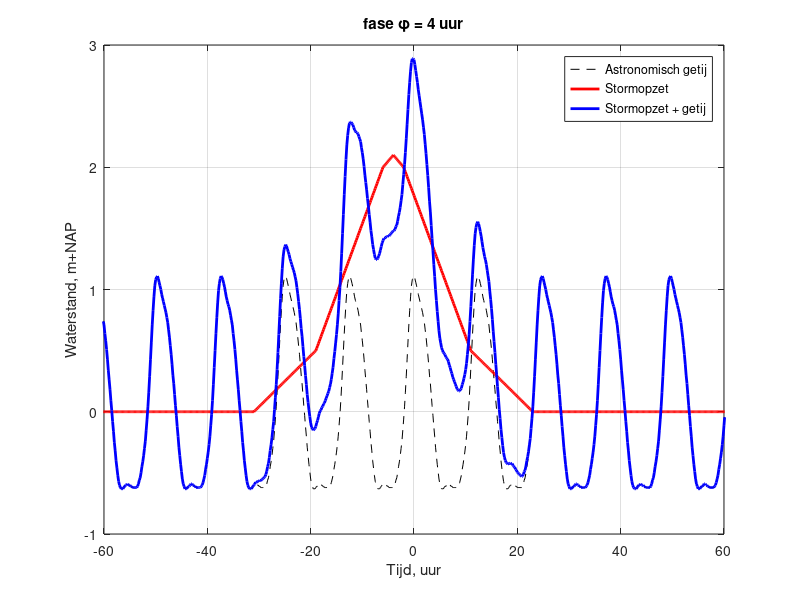

The MATLAB source for this figure:
%==========================================================================
% Script om getijverloop en stormopzet bij elkaar op te tellen.
% Bedoeld om programma van Rolf Waterman te checken.
% 
% Door: Chris Geerse
% Datum: 24 februari 2014.
% Project: PR2803.10
% 
%==========================================================================

clear
close all

addpath 'Hulproutines\' 'Invoer\' 'Uitvoer\' ;

%==========================================================================

% Inlezen tijdreeks getijverloop IJmuiden.
AA       = load('Getij_IJmuiden.txt');
% AA       = load('Getij_Harlingen.txt');
t        = AA(:,1);
ws_getij = AA(:,2);
clear AA

% Parameters voor stormopzetpatroon.
Stormduur   = 30;
fase        = 4;   %getijverloop moet veel eerde beginnen, en later eindigen, dan het feitelijke stormopzetpatroon.
A           = 0.1;    %voor bepalen patroon rond de top
B           = 0.5;    %voor start feitelijke opzet (zonder begin- en eindflank);
% hmax = 4.5728;    %maximum opzetpatroon (voor B = 0.5)
hmax        = 2.1; 

% B    = 0.0;    %voor start feitelijke opzet (zonder begin- en eindflank);
% hmax = 4.5928;    %maximum opzetpatroon

topduur = 4;


% Knikpunten van het opzetpatroon.
Stormopzetpatroon_knikpunten =...
    [min(t),                0
    -(Stormduur/2+12)-fase, eps
    -Stormduur/2-fase,      B
    -topduur/2-fase,                hmax - A
     0-fase,                hmax
     topduur/2-fase,                hmax - A
     Stormduur/2-fase,      B
     Stormduur/2+12-fase,   eps
     max(t),                0];

% % Tbv losse test Harlingen:
% fase = 6;
% A = 0.2;
% B= 0.75;
% hmax = 4.4;
% Stormopzetpatroon_knikpunten =...
% [-60, 0
% -45-fase, eps
% -20-fase, B
% -3-fase, hmax-A
% 0-fase, hmax
% 5-fase, hmax-A
% 25-fase, B
% 45-fase, eps
% 70, 0]
% Stormduur = 45;
%  
 
% Uitbreiding op fijner rooster van getijreeks:
Stormopzetpatroon = interp1(Stormopzetpatroon_knikpunten(:,1), Stormopzetpatroon_knikpunten(:,2), t, 'linear');
ws_verloop = ws_getij + Stormopzetpatroon;


% Figuur met waterstandsverloop en de onderdelen daarvan.
figure
plot(t, ws_getij, 'k--')
hold on
grid on
plot(t, Stormopzetpatroon,'r-','LineWidth',2)
plot(t, ws_verloop,'b','LineWidth',2)

hoogte = max(ws_verloop);
%title(['Ws-verloop, hoogte = ',num2str(hoogte),' m+NAP, t_s = ', num2str(Stormduur),' uur, h_s = ',num2str(hmax),' m, A = ',num2str(A),' m, B = ',num2str(B),' m, \phi = ',num2str(fase),' uur'])
% % title(['Ws-verloop, hoogte = ',num2str(hoogte),' m+NAP, t_s = ', num2str(Stormduur),' uur, h_s = ',num2str(hmax),' m, \phi = ',num2str(fase),' uur'])
title(['fase \phi = ',num2str(fase),' uur'])
xlim([-60, 60])
ylim([-1, 3])
xlabel('Tijd, uur')
ylabel('Waterstand, m+NAP')
legend('Astronomisch getij','Stormopzet','Stormopzet + getij')

